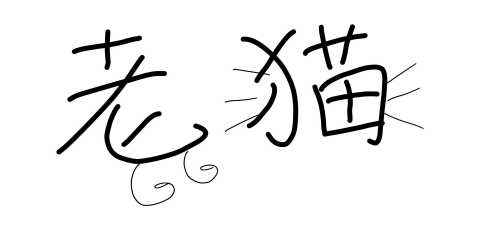
#> input picture timg.jpg, 500 x 252 px, found by its file name
$ python Canny.py
#> lines starting #> are read from the running program, lines starting #| are printed output that depends on the picture; after the words box and inside, x2 and y2 are one past the last pixel; in counts of white or black regions, pixels touching at a corner belong together
from cv2 import cv2 as cv
import numpy as np
# 1.使用高斯滤波器,平滑图像,消除噪声
# 2.计算图像中每个像素点的梯度与方向（Sabel算法）
# 3.应用非极大值抑制,消除边缘检测带来的杂散影响
# 4.双阙值检测来确定真实和潜在的边缘
# 5.抑制孤立的弱边缘最终完成边缘检测


def cv_show(name, img):
    cv.imshow(name, img)
    k = cv.waitKey(0)
    cv.destroyAllWindows()
    if k == 27:
        cv.destroyAllWindows()

def nothing(x):
    pass


img = cv.imread('timg.jpg', cv.IMREAD_GRAYSCALE)
#> img is the input picture: shape (252, 500); min 0, max 255, mean 240.4
# [4 lines of commented-out code are left out]


cv.namedWindow('window')
cv.createTrackbar('bar_low', 'window', 0, 255, nothing)
cv.createTrackbar('bar_up', 'window', 0, 255, nothing)

while (True):
    low = cv.getTrackbarPos('bar_low', 'window')
    up=cv.getTrackbarPos('bar_up','window')
    res = cv.Canny(img, low, up)
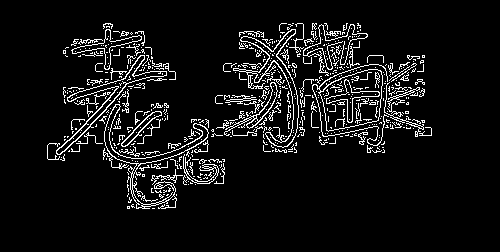
#> res: shape (252, 500); 7.3% white in thin lines or dots, all inside (x1, y1, x2, y2) = (47, 23, 432, 209)
    cv.imshow('window', res)
    key = cv.waitKey(10)
#> (key Esc is pressed here)
    if key == 27:
        break
